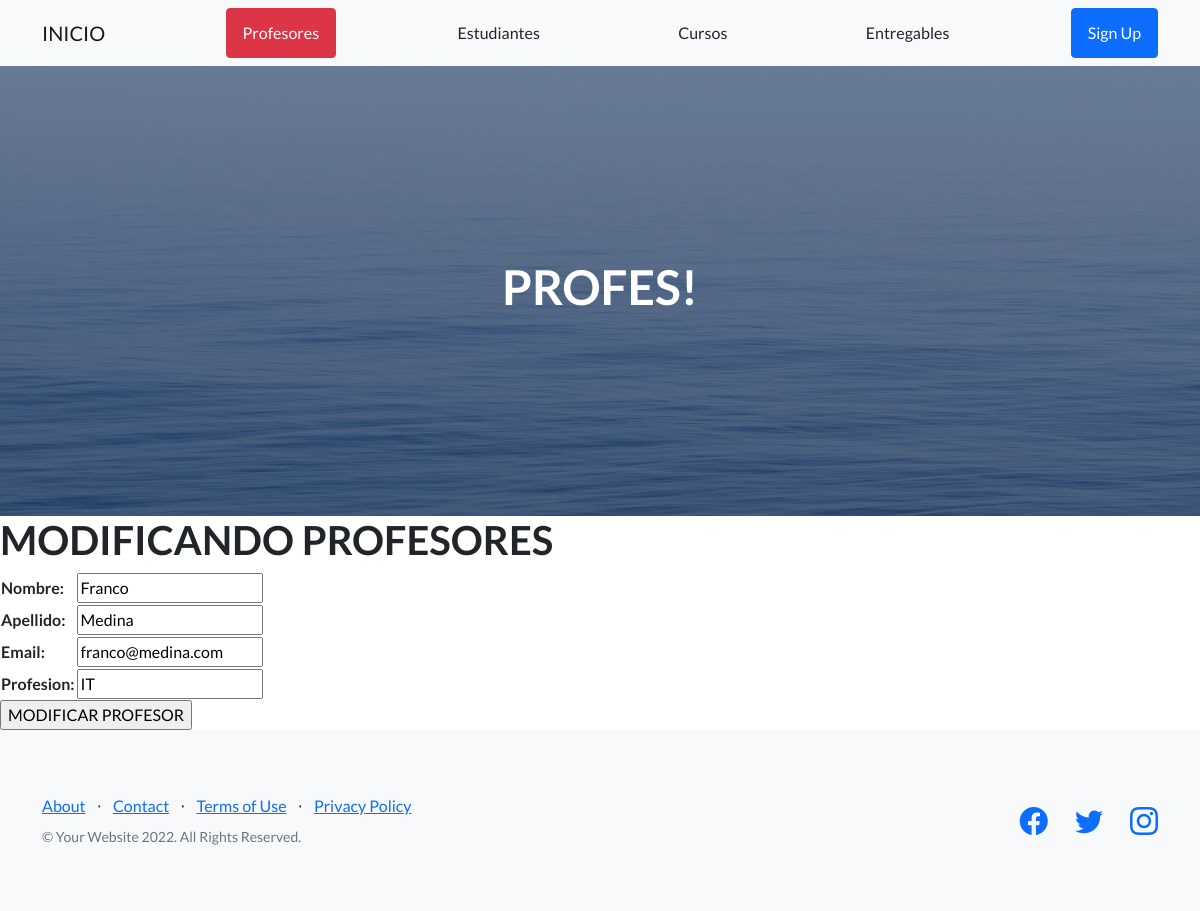
The page /AppCoder/editarProfesor/Franco on the database its author committed.
### AppCoder/models.py (models this page shows, shortened)
class Profesor(models.Model):
    nombre= models.CharField(max_length=50)
    apellido= models.CharField(max_length=50)
    email= models.EmailField()
    profesion= models.CharField(max_length=50)

### AppCoder/views.py (the view)
# urls.py: path('editarProfesor/<nombre>', editarProfesor, name= 'editarProfesor'),
def editarProfesor(request, nombre):
    profesor= Profesor.objects.get(nombre= nombre) #recibo el nombre del profesor para modificar
    if request.method == 'POST':
        formulario= ProfeFormulario(request.POST)
        if formulario.is_valid():
            informacion= formulario.cleaned_data
            profesor.nombre= informacion['nombre']
            profesor.apellido= informacion['apellido']
            profesor.email= informacion['email']
            profesor.profesion= informacion['profesion']
            profesor.save()
            profesores= Profesor.objects.all()
            contexto= {'profesores': profesores}
            return render(request, 'AppCoder/profesores.html', contexto)
    else:
        formulario= ProfeFormulario(initial={'nombre': profesor.nombre, 'apellido': profesor.apellido, 'email': profesor.email, 'profesion': profesor.profesion})
    return render(request, 'AppCoder/editarProfesor.html', {'formulario': formulario, 'nombre': nombre})

### AppCoder/forms.py
class ProfeFormulario(forms.Form):
    nombre= forms.CharField(max_length=50)
    apellido= forms.CharField(max_length=50)
    email= forms.EmailField()
    profesion= forms.CharField(max_length=50)

### AppCoder/templates/AppCoder/editarProfesor.html
{% extends "AppCoder/padre.html" %}
{% load static %}
{% block contenidoQueCambia %}
<h1>MODIFICANDO PROFESORES</h1>
<form action= "{% url 'editarProfesor' nombre %}" method="POST">{% csrf_token %}
    <table>
        {{formulario.as_table}}
    </table>
    <input type="submit" value="MODIFICAR PROFESOR">
</form>
{% endblock %}
{% block título %}
<h1>PROFES!</h1>
{% endblock %}

### rows shown on the page
Profesor: nombre "Franco", apellido "Medina", email "franco@medina.com", profesion "IT"
